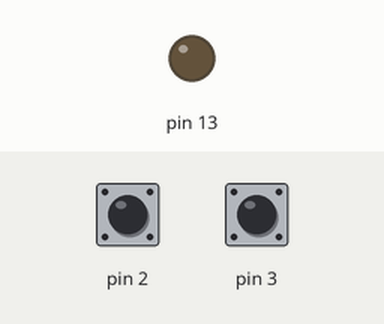
Recording of a sketch running on a simulated Arduino Uno, built with avr-gcc and run on an emulated ATmega328P. On the bench: output pins drawn as LEDs (lit = HIGH). Dashed ring = blinking. Inputs (shaded band) come from the test bench; at power-on: pin 2 HIGH, pin 3 HIGH.

Above: at 1.2 s.
1.3 s: pin 2 pulled LOW for 0.15 s
At 2.25 s:
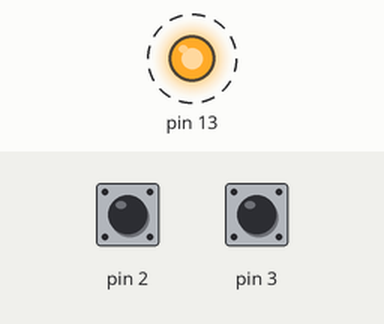
4.4 s: pin 3 pulled LOW for 0.15 s
6.0 s: pin 2 pulled LOW for 1 s
At 7.75 s:
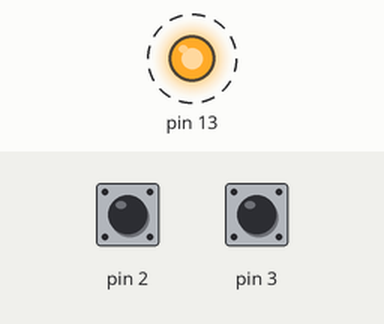
10.0 s: pin 3 pulled LOW for 1 s
At 11.1 s:
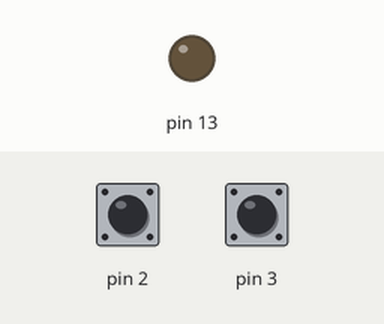
Timing chart, 0 to 13.0 s (numbered marks = the images above; inputs shaded):
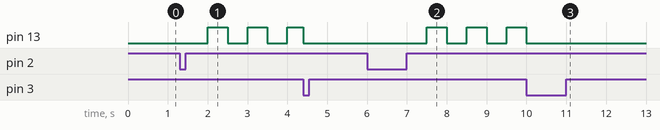

Measured:
- after the input at 1.3 s, pin 13: alternates HIGH for 0.50 s and LOW for 0.50 s, starting after 0.70 s
- after the input at 6.0 s, pin 13: alternates HIGH for 0.50 s and LOW for 0.50 s, starting after 1.5 s
- after the input at 10.0 s, pin 13: goes on until 10.0 s, then stays LOW

The sketch:

key1.ino
```cpp
volatile int bleled;
volatile int ledblin;
volatile int ledblinkp;
volatile boolean ledstate;
void setup(){
  bleled = 0;
  ledblinkp = millis();
  ledblin = 0;
  ledstate = false;
  pinMode(2, INPUT);
  pinMode(3, INPUT);
  pinMode(13, OUTPUT);
}
void loop(){
  pinMode(2, INPUT_PULLUP);
  pinMode(3, INPUT_PULLUP);
  if (digitalRead(2) == LOW) {
    bleled = 1;
    ledstate = true;
  }
  if (digitalRead(3) == LOW) {
    bleled = 2;
  }
  if (bleled == 2) {
    digitalWrite(13,LOW);
  }
  ledblin = millis();
  if (ledblin - ledblinkp >= 500) {
    ledstate = !ledstate;
    ledblinkp = ledblin;
    if (bleled == 1 && ledstate == true) {
      digitalWrite(13,HIGH);
    } else {
      digitalWrite(13,LOW);
    }
  }
}
```
